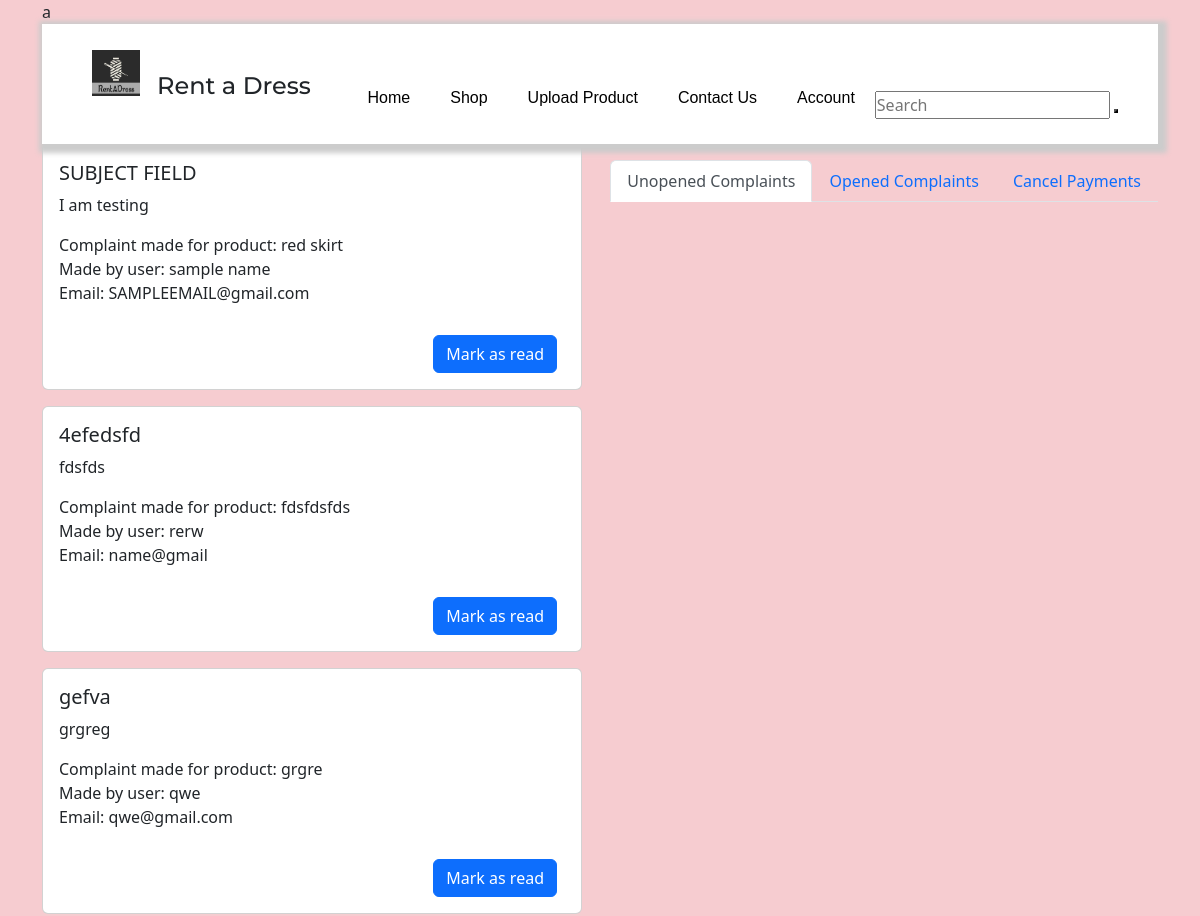
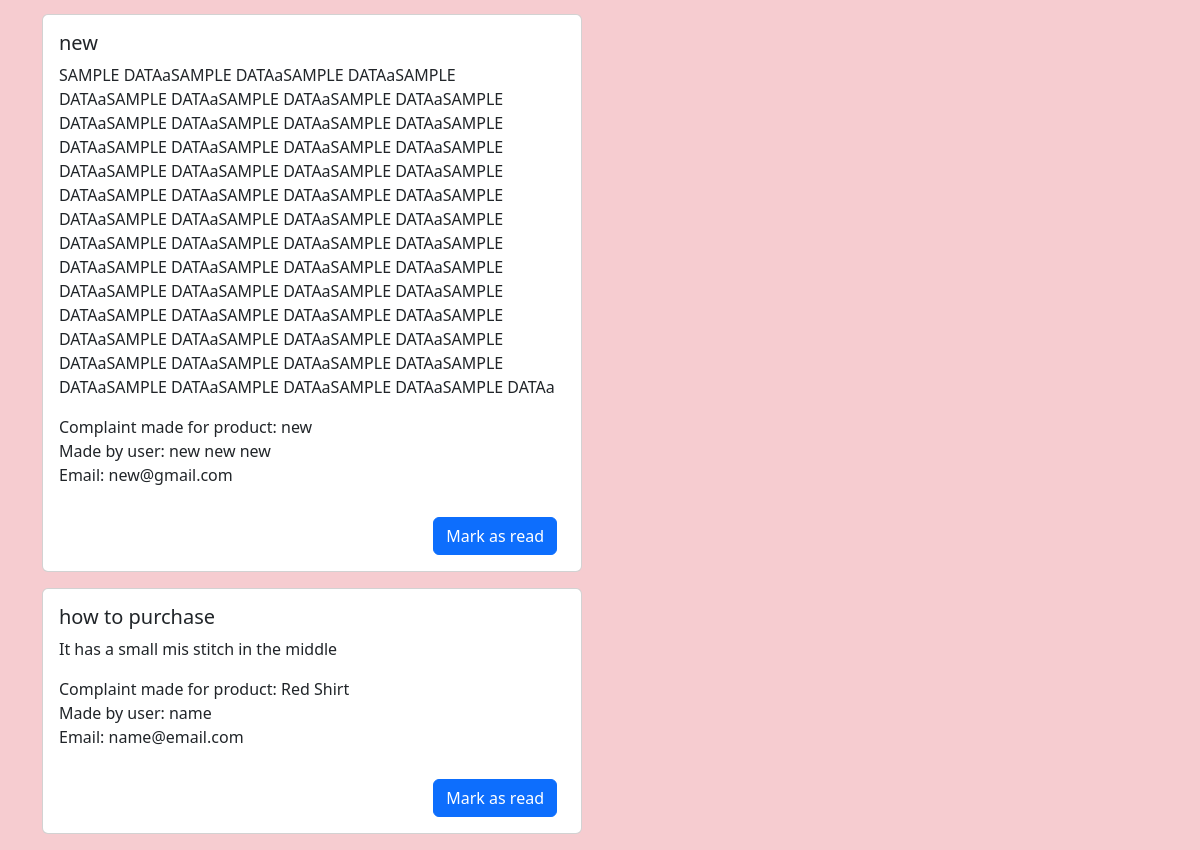
The page /admin.php (signed in) on the database its author committed (2 pictures, top to bottom).
### tables this page shows
CREATE TABLE `complaint` (
  `id` int(11) NOT NULL,
  `user_namee` varchar(200) NOT NULL,
  `user_phone` int(10) DEFAULT NULL,
  `user_email` varchar(100) DEFAULT NULL,
  `user_subject` varchar(100) DEFAULT NULL,
  `seller_name` varchar(100) DEFAULT NULL,
  `product_name` varchar(100) DEFAULT NULL,
  `complaint_details` varchar(10000) DEFAULT NULL
);

### admin.php (the view, shortened to what this page needs)
<?php
require_once('./header.php');
	$conn = new mysqli('localhost','root','','rentadressdb');
	if($conn->connect_error){
		echo "$conn->connect_error";
		die("Connection Failed : ". $conn->connect_error);
	} else {
		$stmt = $conn->prepare("select * from Complaint");
		$stmt->execute();
    $stmt_result = $stmt->get_result();
	}
?>
<!DOCTYPE html>
<html lang="en">
<head>
    <link rel="stylesheet" href="css/style.css">
    <link href="https://cdn.jsdelivr.net/npm/bootstrap@5.2.3/dist/css/bootstrap.min.css" rel="stylesheet">
</head>
<body class="container bg-danger bg-opacity-25">
<header>
        <?php
        header1();
        ?>
    </header>
<nav>
  <div class="nav nav-tabs left my-3" id="nav-tab" role="tablist">
    <button class="nav-link active" id="nav-home-tab" data-bs-toggle="tab" data-bs-target="#nav-home" type="button" role="tab" aria-controls="nav-home" aria-selected="true">Unopened Complaints</button>
    <button class="nav-link" id="nav-profile-tab" data-bs-toggle="tab" data-bs-target="#nav-profile" type="button" role="tab" aria-controls="nav-profile" aria-selected="false">Opened Complaints</button>
    <button class="nav-link" id="nav-contact-tab" data-bs-toggle="tab" data-bs-target="#nav-contact" type="button" role="tab" aria-controls="nav-contact" aria-selected="false">Cancel Payments</button>
  </div>
</nav>
<div class="tab-content" id="nav-tabContent">
  <div class="tab-pane fade show active" id="nav-home" role="tabpanel" aria-labelledby="nav-home-tab" tabindex="0">
  <?php if ($stmt_result->num_rows > 0) {
            	while($data = $stmt_result->fetch_assoc()) {
					?>
          <div class="card mb-3" style="max-width: 540px;">
            <div class="row g-0">
              <div class="col-md-12">
                <div class="card-body">
                  <h5 class="card-title"> <?php echo $data['user_subject']; ?> </h5>
                  <p class="card-text"> <?php echo $data['complaint_details']; ?> </p>
                  <span> <?php echo "Complaint made for product: ".$data['product_name']; ?> </span> <br>
                  <span> <?php echo "Made by user: ".$data['user_namee']; ?> </span> <br>
                  <span> <?php echo "Email: ".$data['user_email']; ?> </span>
                  <div class="d-grid gap-2 d-md-flex justify-content-md-end">
                    <button class="btn btn-primary me-md-2" type="button">Mark as read</button>
                  </div>
                </div>
              </div>
            </div>
          </div> <?php
				}
        	} else {
            	echo "No results found";
        	}
			?>
  </div>
</body>
</html>

### header.php (shortened to what this page needs)
<?php
function header1()
{
    $element = '<div class="logo-contain"><img id="mylogo" src="logo.png" alt="LOGO">
    </div>
    <div class="logo">
        <h4>Rent a Dress</h4>
    </div>
    <nav class="nav">
        <ul>
            <li><a href="index.php">Home</a></li>
            <li><a href="shop.php">Shop</a></li>
            <li><a href="upload-products.php">Upload Product</a></li>
            <li><a href="contact.php">Contact Us</a></li>
            <li> <a href="log-in.php">Account</a></li>
        </ul>
        <form class="search-form" action="search.php" method="post">
            <input type="text" placeholder="Search" name="search">
            <button><i class="fa-solid fa-magnifying-glass"></i></button>
        </form>
        <div class="shopping-cart">
            <a href="cart.php"><i id="cartt" class="fa-solid fa-cart-shopping"></i></a>
        </div>
    </nav>
';
    echo $element;
}
?>

### css/style.css (style rules this page uses)
* { margin: 0; padding: 0; box-sizing: border-box; }
header { height: 15vh; background: white; box-shadow: 3px 3px 5px 6px #ccc; z-index: 999; position: sticky; top: 0; left: 0; }
.logo-contain img { margin-left: 50px; vertical-align: top; margin-top: 1rem; }
#mylogo { padding-top: 10px; height: 3.5rem; width: 3rem; vertical-align: middle; }
.logo { margin-left: 115px; font-family: 'Montserrat', sans-serif; margin-top: -1.5rem; }
.logo h4 { font-size: 24px; }
.nav { align-items: center; float: right; display: flex; }
nav ul { float: right; display: flex; }
nav ul li { padding: 0px 20px; list-style: none; margin-top: -1.5rem; }
nav ul li a { font-family: 'Poppins', sans-serif; text-decoration: none; color: black; }
nav form { margin-top: -1.5rem; }
.btn { margin-left: 150px; margin-top: 30px; }

### rows shown on the page
complaint: user_subject "SUBJECT FIELD", complaint_details "I am testing", product_name "red skirt", user_namee "sample name", user_email "SAMPLEEMAIL@gmail.com"
complaint: user_subject "4efedsfd", complaint_details "fdsfds", product_name "fdsfdsfds", user_namee "rerw", user_email "name@gmail"
complaint: user_subject "gefva", complaint_details "grgreg", product_name "grgre", user_namee "qwe", user_email "qwe@gmail.com"
complaint: user_subject "new", complaint_details "SAMPLE DATAaSAMPLE DATAaSAMPLE DATAaSAMPLE DATAaSAMPLE DATAaSAMPLE DATAaSAMPLE DATAaSAMPLE DATAaSAMPLE DATAaSAMPLE DATAaSAMPLE DATAaSAMPLE DATAaSAMPLE DATAaSAMPLE DATAaSAMPLE DATAaSAMPLE DATAaSAMPLE DATAaSAMPLE DATAaSAMPLE DATAaSAMPLE DATAaSAMPLE DATAaSAMPLE DATAaSAMPLE DATAaSAMPLE DATAaSAMPLE DATAaSAMPLE DATAaSAMPLE DATAaSAMPLE DATAaSAMPLE DATAaSAMPLE DATAaSAMPLE DATAaSAMPLE DATAaSAMPLE DATAaSAMPLE DATAaSAMPLE DATAaSAMPLE DATAaSAMPLE DATAaSAMPLE DATAaSAMPLE DATAaSAMPLE DATAaSAMPLE DATAaSAMPLE DATAaSAMPLE DATAaSAMPLE DATAaSAMPLE DATAaSAMPLE DATAaSAMPLE DATAaSAMPLE DATAaSAMPLE DATAaSAMPLE DATAaSAMPLE DATAaSAMPLE DATAaSAMPLE DATAaSAMPLE DATAaSAMPLE DATAaSAMPLE DATAa", product_name "new", user_namee "new new new", user_email "new@gmail.com"
complaint: user_subject "how to purchase", complaint_details "It has a small mis stitch in the middle", product_name "Red Shirt", user_namee "name", user_email "name@email.com"
